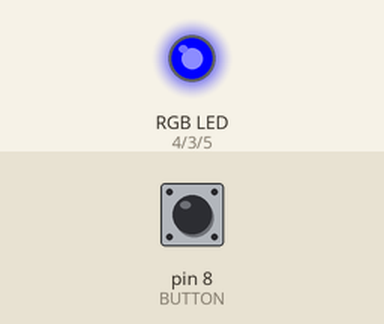
Bench run of a sketch on a simulated Arduino Uno, built with avr-gcc and run on an emulated ATmega328P. Parts: an RGB LED mixed from three pins (HIGH = lit). The inputs (shaded band) are chosen by the test bench; at power-on: pin 8 (BUTTON) HIGH. Dim RGB values are drawn brighter than linear; random numbers use the default seed unless the sketch sets one.

Above: at 1.2 s.
1.3 s: pin 8 (BUTTON) pulled LOW for 0.15 s
2.9 s: pin 8 (BUTTON) pulled LOW for 1 s
At 3.3 s:
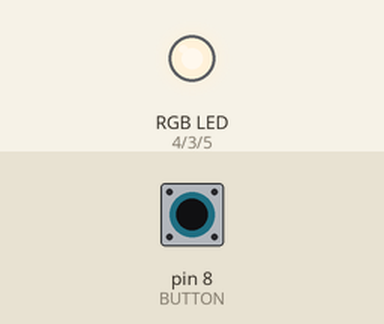
5.4 s: pin 8 (BUTTON) pulled LOW for 0.15 s
At 6.4 s:
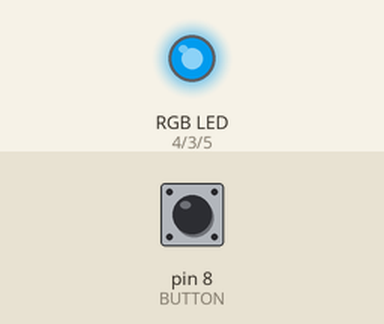
7.0 s: pin 8 (BUTTON) pulled LOW for 3.2 s
At 7.6 s:
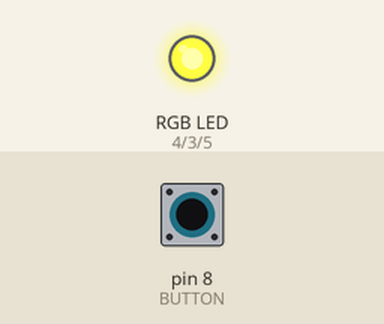
11.7 s: pin 8 (BUTTON) pulled LOW for 0.15 s
At 12.4 s:
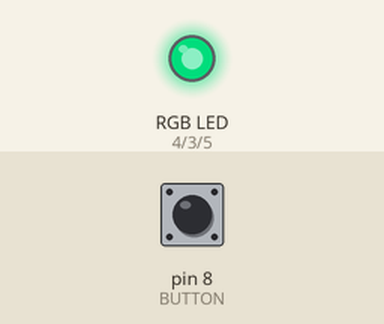
13.3 s: pin 8 (BUTTON) pulled LOW for 1 s
At 13.6 s:
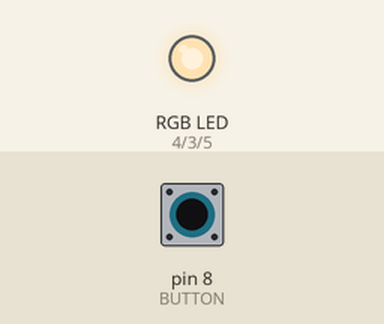
Timing chart, 0 to 16.3 s (numbered marks = the images above; inputs shaded):
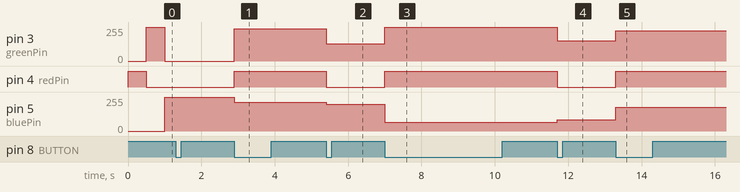

The sketch:

Analog_RGB.ino
```cpp
int a = 500;
int redPin= 4;
int greenPin = 3;
int bluePin = 5;
int BUTTON = 8;
int val = 0;
void setup() {
  pinMode(redPin, OUTPUT);
  pinMode(greenPin, OUTPUT);
  pinMode(bluePin, OUTPUT);
  pinMode(BUTTON, INPUT);
}
void loop() {
    setColor(255, 0, 0); // Red Color
    setColor(0, 255, 0); // Green Color
    setColor(0, 0, 255); // Blue Color
}
void setColor(int redValue, int greenValue, int blueValue) {
  analogWrite(redPin, redValue);
  analogWrite(greenPin, greenValue);
  analogWrite(bluePin, blueValue);
  delaypull();
}
void delaypull(){
  for(int i = 0; i < 10; i++){
    if (digitalRead (BUTTON) == LOW){
       while (digitalRead (BUTTON) == LOW){
    }
      while (digitalRead (BUTTON) == HIGH){
    }
      randomCol();
      }
      delay(500/10);
    }
  }
void randomCol(){
  analogWrite(redPin, random(256));
  analogWrite(greenPin, random(256));
  analogWrite(bluePin, random(256));
  while (digitalRead (BUTTON) == LOW){
    }
  while (digitalRead (BUTTON) == HIGH){
    }

  randomCol();
}
```

Measured:
- after the input at 1.3 s, every drawn part: stays the same
- after the input at 2.9 s, pin 3 (greenPin): 0/255 → 241/255 at once; pin 4 (redPin): LOW → HIGH at once; pin 5 (bluePin): 255/255 → 217/255 at once
- after the input at 5.4 s, pin 3 (greenPin): 241/255 → 130/255 at once; pin 4 (redPin): HIGH → LOW at once; pin 5 (bluePin): 217/255 → 200/255 at once
- after the input at 7.0 s, pin 3 (greenPin): 130/255 → 254/255 at once; pin 4 (redPin): LOW → HIGH at once; pin 5 (bluePin): 200/255 → 67/255 at once
- after the input at 11.7 s, pin 3 (greenPin): 254/255 → 152/255 at once; pin 4 (redPin): HIGH → LOW at once; pin 5 (bluePin): 67/255 → 85/255 at once
- after the input at 13.3 s, pin 3 (greenPin): 152/255 → 226/255 at once; pin 4 (redPin): LOW → HIGH at once; pin 5 (bluePin): 85/255 → 179/255 at once
